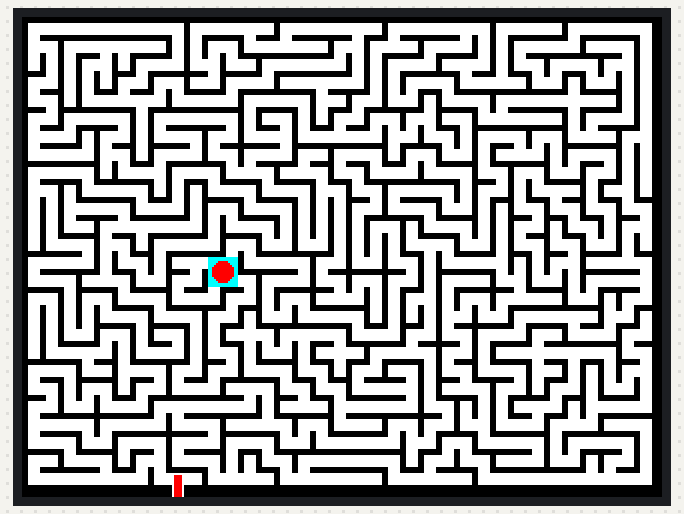
Bench run of a sketch on a simulated ESP32. Shown: 320×240 colour display. Random numbers use the default seed unless the sketch sets one.

Above: at 0.4 s.
At 3.4 s:
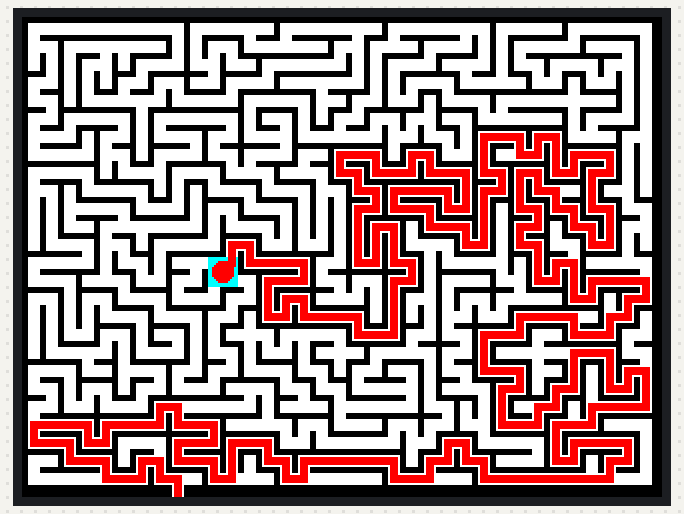
At 7.6 s:
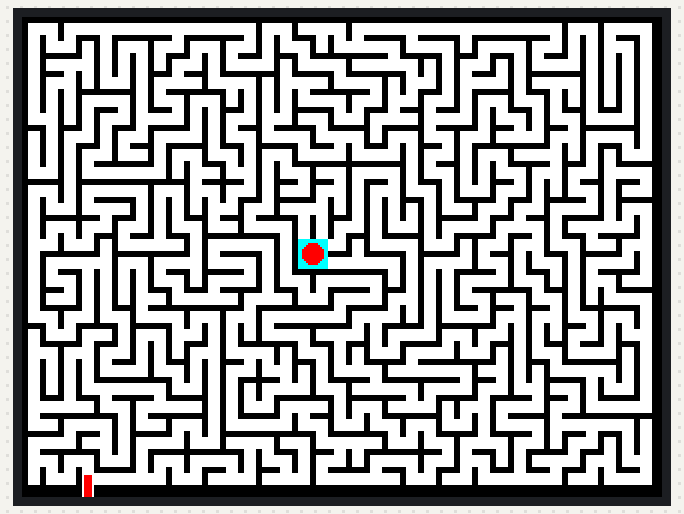
At 12.9 s:
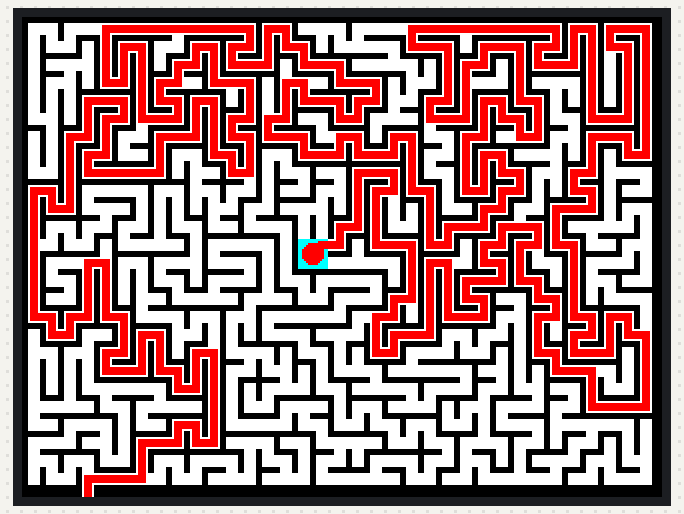
At 17.1 s:
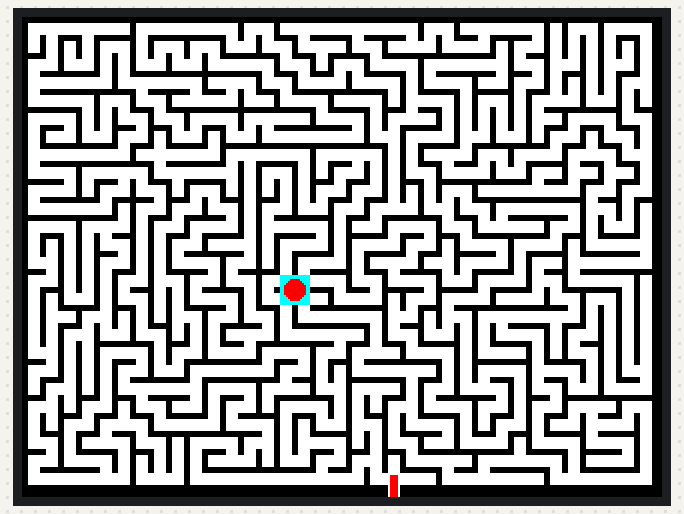
At 32.0 s:
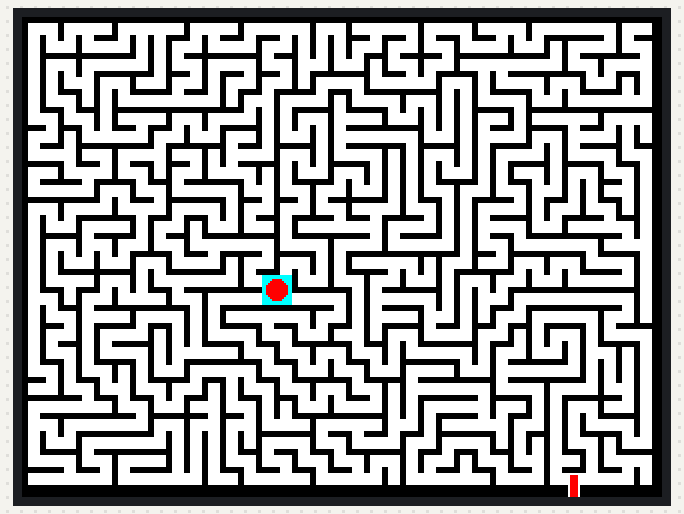

Measured:
- what the display in image 1 shows lasts 4.1 s, from 3.4 s to 7.5 s

The sketch:

LOVYANGFX_Maze_generator_TFT28_ILI9341.ino
```cpp
/*
Maze generator on 320x240 ili9341 display (Wemos/esp8266 sketch)
  Walls are 3 pixels wide; corridors are 6 pixels wide
  'Growing Tree' algorithm. See
  http://www.jamisbuck.org/presentations/rubyconf2011/index.html#growing-tree
  (c) 2017 paulF
*/
// http://www.dellascolto.com/bitwise/2017/11/02/maze-generator/

//=====================================================================
// Maze generator ESP32_2432S028 : 2022.08.01 : KLYCKIT
//=====================================================================
// HARD : EESP32_2432S028 :
/// Dev environment  : Arduino IDE 1.8.19
//  Board Manager    : arduino-esp32 2.0.3-RC1
//  Board            : "ESP32 Dev Module"
//  Flash Size       : "4MB (32Mb)"
//  Partition Scheme : "No OTA (2MB APP/2MB SPIFSS)"
//  Pord             : "dev/cu.wchusbserial14240"
// Library           : lovyanGFX
//                   : https://github.com/lovyan03/LovyanGFX
//=====================================================================
// Maze generator with 16bit MRB3511 S3 Minikit : 2022.07.22 : KLYCKIT
//=====================================================================

#pragma GCC optimize ("Ofast")
#define LGFX_USE_V1
#include <LovyanGFX.hpp>

class LGFX : public lgfx::LGFX_Device
{
lgfx::Panel_ILI9341      _panel_instance;
lgfx::Bus_SPI            _bus_instance;   // SPIバスのインスタンス
lgfx::Light_PWM          _light_instance;
lgfx::Touch_XPT2046      _touch_instance;

public:
  LGFX(void)
  {
    { // バス制御の設定を行います。
      auto cfg = _bus_instance.config();    // バス設定用の構造体を取得します。
      cfg.spi_host = VSPI_HOST;     // 使用するSPIを選択  (VSPI_HOST or HSPI_HOST)
      cfg.spi_mode = 0;             // SPI通信モードを設定 (0 ~ 3)
      cfg.freq_write = 40000000;    // 送信時のSPIクロック (最大80MHz, 80MHzを整数で割った値に丸められます)
      cfg.freq_read  = 16000000;    // 受信時のSPIクロック
      cfg.spi_3wire  = false;        // 受信をMOSIピンで行う場合はtrueを設定
      cfg.use_lock   = true;        // トランザクションロックを使用する場合はtrueを設定
      cfg.dma_channel = 1;          // Set the DMA channel (1 or 2. 0=disable)   使用するDMAチャンネルを設定 (0=DMA不使用)
      cfg.pin_sclk = 18;            // SPIのSCLKピン番号を設定
      cfg.pin_mosi = 23;            // SPIのMOSIピン番号を設定
      cfg.pin_miso = 19;            // SPIのMISOピン番号を設定 (-1 = disable)
      cfg.pin_dc   = 27;            // SPIのD/Cピン番号を設定  (-1 = disable)
      _bus_instance.config(cfg);    // 設定値をバスに反映します。
      _panel_instance.setBus(&_bus_instance);      // バスをパネルにセットします。
    }

    { // 表示パネル制御の設定を行います。
      auto cfg = _panel_instance.config();    // 表示パネル設定用の構造体を取得します。
      cfg.pin_cs           =    14;  // CSが接続されているピン番号   (-1 = disable)
      cfg.pin_rst          =    33;  // RSTが接続されているピン番号  (-1 = disable)
      cfg.pin_busy         =    -1;  // BUSYが接続されているピン番号 (-1 = disable)
      cfg.memory_width     =   240;  // ドライバICがサポートしている最大の幅
      cfg.memory_height    =   320;  // ドライバICがサポートしている最大の高さ
      cfg.panel_width      =   240;  // 実際に表示可能な幅
      cfg.panel_height     =   320;  // 実際に表示可能な高さ
      cfg.offset_x         =     0;  // パネルのX方向オフセット量
      cfg.offset_y         =     0;  // パネルのY方向オフセット量
      cfg.offset_rotation  =     0;  // 回転方向の値のオフセット 0~7 (4~7は上下反転)
      cfg.dummy_read_pixel =     8;  // ピクセル読出し前のダミーリードのビット数
      cfg.dummy_read_bits  =     1;  // ピクセル以外のデータ読出し前のダミーリードのビット数
      cfg.readable         =  true;  // データ読出しが可能な場合 trueに設定
      cfg.invert           = false;  // パネルの明暗が反転してしまう場合 trueに設定
      cfg.rgb_order        = false;  // パネルの赤と青が入れ替わってしまう場合 trueに設定
      cfg.dlen_16bit       = false;  // データ長を16bit単位で送信するパネルの場合 trueに設定
      cfg.bus_shared       =  true;  // SDカードとバスを共有している場合 trueに設定(drawJpgFile等でバス制御を行います)

      _panel_instance.config(cfg);
    }

    { // バックライト制御の設定を行います。（必要なければ削除）
      auto cfg = _light_instance.config();    // バックライト設定用の構造体を取得します。

      cfg.pin_bl = 32;              // バックライトが接続されているピン番号
      cfg.invert = false;           // バックライトの輝度を反転させる場合 true
      cfg.freq   = 44100;           // バックライトのPWM周波数
      cfg.pwm_channel = 7;          // 使用するPWMのチャンネル番号

      _light_instance.config(cfg);
      _panel_instance.setLight(&_light_instance);  // バックライトをパネルにセットします。
    }

    { // タッチスクリーン制御の設定を行います。（必要なければ削除）
      auto cfg = _touch_instance.config();
      cfg.x_min      = 0;    // タッチスクリーンから得られる最小のX値(生の値)
      cfg.x_max      = 239;  // タッチスクリーンから得られる最大のX値(生の値)
      cfg.y_min      = 0;    // タッチスクリーンから得られる最小のY値(生の値)
      cfg.y_max      = 319;  // タッチスクリーンから得られる最大のY値(生の値)
      cfg.pin_int    = -1;   // INTが接続されているピン番号
      cfg.bus_shared = true; // 画面と共通のバスを使用している場合 trueを設定
      cfg.offset_rotation = 0;// 表示とタッチの向きのが一致しない場合の調整 0~7の値で設定
      cfg.spi_host = VSPI_HOST;// 使用するSPIを選択 (HSPI_HOST or VSPI_HOST)
      cfg.freq = 1000000;     // SPIクロックを設定
      cfg.pin_sclk = 18;     // SCLKが接続されているピン番号
      cfg.pin_mosi = 23;     // MOSIが接続されているピン番号
      cfg.pin_miso = 19;     // MISOが接続されているピン番号
      cfg.pin_cs   =  5;     //   CSが接続されているピン番号
      _touch_instance.config(cfg);
      _panel_instance.setTouch(&_touch_instance);  // タッチスクリーンをパネルにセットします。
    }
    setPanel(&_panel_instance); // 使用するパネルをセットします。
  }
};

LGFX tft;

#define TFT_BLACK  0x0000
#define TFT_WHITE  0xFFFF
#define TFT_RED    0xF800
#define YELLOW     0xFFE0
#define GREEN      0x07E0
#define CYAN       0x07FF
#define BLUE       0x001F

//******************************************************
int HW = 320;  // 480;  // 800
int VW = 240;  // 320;  // 480
int HB = 35;   // 53;   // 88   // HW / 9;
int VB = 26;   // 35;   // 53   // VW / 9;
int NB = 900 ; // 1855; // 4664 // VB * HB;
//******************************************************

// active set: [input_order][col_index/row_index]
  int active[ 900][2]; // 320x240 **********************
//int active[1855][2]; // 480x320 **********************
//int active[4664][2]; // 800x480 **********************
int n_active;          // # of cells in active set
int k,r,start_col,exit_col,exit_row;
boolean found_exit;    // for solver
int step_delay = 5;

// byte array 'cell_status' is used for keeping track of two different things:
// a. visit status (first bit); 0: unvisited; 1: visited
// b. status of connections with neighbours (last four bits); BxxxxWSEN
  byte cell_status[35][26]; // 320x240 *****************
//byte cell_status[53][35]; // 480x320 *****************
//byte cell_status[88][53]; // 800x480 *****************
// holds visit status (first bit) and connection status (last four bits);
//  [col_index][row_index]
// neighbours are zero-index ordeTFT_RED as N,E,S,W
int dx[4] = { 0, 1, 0,-1};
int dy[4] = {-1, 0, 1, 0};

//=====================================================================
void setup() {
  Serial.begin(115200);
  tft.init();
  tft.setRotation(1);
}

//=====================================================================
boolean select_next(int act){
  // parameter is current number of cells in active set
  // pick random neighbour index and random search direction (CW or CCW)
  int b = random(4);
  int cw = 2*random(2)-1;   // -1 (CCW) or +1 (CW)
  boolean found = false;
  // unvisited neighbour found for newest cell in active set?
  int act_x = active[act-1][0];
  int act_y = active[act-1][1];
  for (int bc=0;bc<4;bc++) { // bc is just a neighbour counter
    if (act_x+dx[b]>=0 && act_x+dx[b]<HB && act_y+dy[b]>=0 && act_y+dy[b]<VB){
       // valid neighbour?
      if (cell_status[act_x+dx[b]][act_y+dy[b]] < 128) {
      // found an unvisited neighbour:add to active set,
      //  mark visited and remove wall
        active[act][0] = act_x+dx[b];
        active[act][1] = act_y+dy[b];
        n_active++;
        cell_status[act_x+dx[b]][act_y+dy[b]] += 128; //B10000000
        found = true;
        // erase wall between processed cell and found neighbour
        // (on display and in cell_status array):
        if (b==0) {         // break out N
          tft.fillRect(3+9*act_x,9*act_y,6,3,TFT_WHITE);
          cell_status[act_x][act_y] += 1;     // B00000001
          cell_status[act_x][act_y-1] += 4;   // B00000100
        } else if (b==1) {   // break out E
          tft.fillRect(9*(act_x+1),3+9*act_y,3,6,TFT_WHITE);
          cell_status[act_x][act_y] += 2;     // B00000010
          cell_status[act_x+1][act_y] += 8;   // B00001000
        } else if (b==2) {     // break out S
          tft.fillRect(3+9*act_x,9*(act_y+1),6,3,TFT_WHITE);
          cell_status[act_x][act_y] += 4;     // B00000100
          cell_status[act_x][act_y+1] += 1;   // B00000001
        } else if (b==3) {      // break out W
          tft.fillRect(9*act_x,3+9*act_y,3,6,TFT_WHITE);
          cell_status[act_x][act_y] += 8;     // B00001000
          cell_status[act_x-1][act_y] += 2;   // B00000010
        }
        break;
      }
    }
    // index of next neighbour (cyclic)
    b+=cw; // cw can be -1 or +1
    if (b>3) b=0;
    if (b<0) b=3;
  }
  return found;
}

//=====================================================================
boolean search_next(int act) {
  // pick random neighbour index and random search direction (CW or CCW)
  int b = random(4);
  int cw = 2*random(2)-1;// -1 (CCW) or +1 (CW)
  boolean found = false; // unvisited and reachable neighbour found
                         //  for newest cell in path?
  int act_x = active[act-1][0];
  int act_y = active[act-1][1];
  for (int bc=0;bc<4;bc++) {        // bc is just a neighbour counter
   if (act_x+dx[b]>=0 && act_x+dx[b]<HB && act_y+dy[b]>=0 && act_y+dy[b]<VB){
    // valid neighbour?
    if (cell_status[act_x+dx[b]][act_y+dy[b]] >= 128) {//unvisited neighbor
     // now check if there's wall between the active cell and this neighbor
     if (b==0 && bitRead(cell_status[act_x][act_y],0) == 1){//N,reachable
      tft.fillRect(4+9*act_x,4+9*(act_y-1),4,4,TFT_RED);
      found = true;
     } else if (b==1 && bitRead(cell_status[act_x][act_y],1) == 1){//E,reachable
       tft.fillRect(4+9*(act_x+1),4+9*act_y,4,4,TFT_RED);
       found = true;
     } else if (b==2 && bitRead(cell_status[act_x][act_y],2) == 1){//S,reachable
       tft.fillRect(4+9*act_x,4+9*(act_y+1),4,4,TFT_RED);
       found = true;
     } else if (b==3 && bitRead(cell_status[act_x][act_y],3) == 1){//W,reachable
       tft.fillRect(4+9*(act_x-1),4+9*act_y,4,4,TFT_RED);
       found = true;
     }
    }
    if (found == true) {
      delay(step_delay);
      active[act][0] = act_x+dx[b];
      active[act][1] = act_y+dy[b];
      n_active++;
      cell_status[act_x+dx[b]][act_y+dy[b]] -= 128;
      //B10000000 (reset first bit (MSB) to 0 which now means 'visited'!)
      if ((act_x+dx[b] == exit_col || act_x+dx[b] == exit_col+1) &&
          (act_y+dy[b] == exit_row || act_y+dy[b] == exit_row+1))
           found_exit = true;
        return true;
      }
    }
    // index of next neighbour (cyclic)
    b+=cw; // cw can be -1 or +1
    if (b>3) b=0;
    if (b<0) b=3;
  }
  return found;
}

//=====================================================================
void loop(void) {
  // create new maze
  for (k=0;k<NB;k++){active[k][0] = 0; active[k][1] = 0;}
  for (k=0;k<HB;k++){for (r=0;r<VB;r++){ cell_status[k][r] = 0;}}
  tft.fillScreen(TFT_WHITE);  // TFT_WHITE cells
  //tft.setBrightness(100);
  // draw walls TFT_BLACK
  for (k=0;k<(HB+1);k++)     { tft.fillRect(k*9,0,3,VW,TFT_BLACK);}
  for (int r=0;r<(VB+1);r++) { tft.fillRect(0,r*9,HW,3,TFT_BLACK);}
  // color remaining border space TFT_BLACK
  tft.fillRect(HW-2,0,2,VW,TFT_BLACK);
  tft.fillRect(0,VW-3,HW,3,TFT_BLACK);

  //pick random start cell for the generating process and put it in active set
  n_active = 1;
  active[0][0] = random(HB);
  active[0][1] = random(VB);
  cell_status[active[0][0]][active[0][1]] = 128; // B10000000;
  // build the maze
  while (n_active>0) {  // active set not empty
    if (select_next(n_active) == false) n_active--; // 'back tracking'
  }
  // draw entrance (random at long side border)
  start_col = random(HB);
  tft.fillRect(3+9*start_col,VW-6,6,6,TFT_WHITE);
  // draw random target (4 cells in center area)
  exit_col = 10+random(15);
  exit_row = 10+random(7);
  tft.fillRect(3+9*exit_col,3+9*exit_row,15,15,TFT_CYAN);
  tft.fillCircle(10+9*exit_col,10+9*exit_row,5,TFT_RED);
  // process start cell (start_col,0):
  n_active = 1;
  active[0][0] = start_col;
  active[0][1] = VB-1;
  cell_status[start_col][VB-1] -= 128; //B10000000 (mark start cell visited)
  tft.fillRect(4+9*start_col,VW-11,4,11,TFT_RED);
  // Turn on the background LED to actually show the maze
  //digitalWrite(TFT_LED, HIGH);
  delay(1500);
  // build a path to exit
  found_exit = false;
  while (found_exit == false) {
   if (search_next(n_active) == false) {
    //remove last entry from path (and color it TFT_WHITE)
    n_active--;  // 'back tracking'
    tft.fillRect(4+9*active[n_active][0],4+9*active[n_active][1],4,4,TFT_WHITE);
    delay(step_delay);
   }
  }
  // path completed, now we will color the open walls between
  //  consecutive cells in the path as well
  for (int s=n_active;s>1;s--){
    // note: n_active is a counter,not a zero_offset index
    int cx = active[s-1][0];   // c: current; p: previous
    int cy = active[s-1][1];
    int px = active[s-2][0];
    int py = active[s-2][1];
    if (cx == px) {   // N/S neighbors
      if (cy>py) {    // color N wall of current cell
        tft.fillRect(4+9*cx,9*cy-1,4,5,TFT_RED);
      } else {        // color N wall of current cell
        tft.fillRect(4+9*cx,9*(cy+1)-1,4,5,TFT_RED);
      }
    } else {          // E/W neighbors
      if (cx>px) {    // color W wall of current cell
        tft.fillRect(9*cx-1,4+9*cy,5,4,TFT_RED);
      } else {        // color E wall of current cell
        tft.fillRect(9*(cx+1)-1,4+9*cy,5,4,TFT_RED);
      }
    }
  }
  tft.fillRect(4+9*start_col,VW-7,4,7,TFT_RED);
  // final cosmetics: color entrance and exit
  delay(4000);
  //tft.setBrightness(0);  // Turn off the background LED
}
//=====================================================================
```
